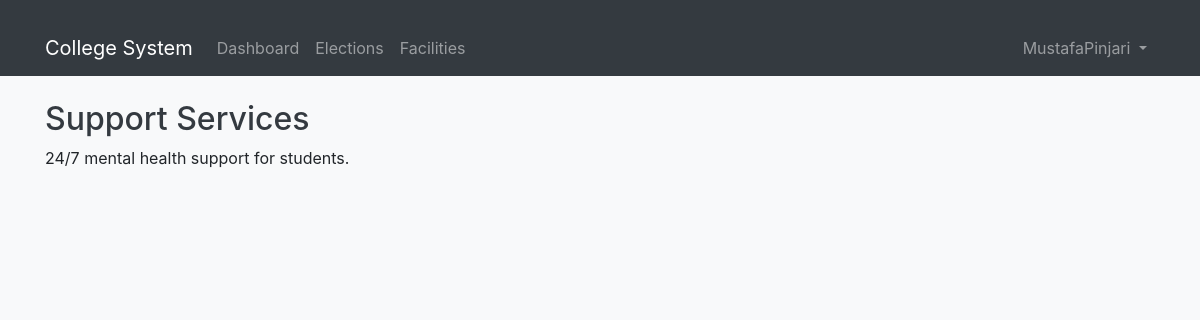
/facilities/support-services/ (signed in), run on the app's committed database.
### accounts/models.py (models this page shows, shortened)
class User(AbstractUser):
    ROLES = (
        ('student', 'Student'),
        ('faculty', 'Faculty'),
        ('admin', 'Administrator'),
        ('staff', 'Staff')  # Added staff role
    )
    DEPARTMENTS = (
        ('cs', 'Computer Science'),
        ('it', 'Information Technology'),
        ('ec', 'Electronics & Communication'),
        ('me', 'Mechanical Engineering'),
        ('ce', 'Civil Engineering'),
        ('admin', 'Administration')
    )
    role = models.CharField(max_length=20, choices=ROLES)
    department = models.CharField(max_length=100, choices=DEPARTMENTS)
    student_id = models.CharField(max_length=20, blank=True, null=True)
    phone = models.CharField(max_length=15)
    profile_picture = models.ImageField(upload_to='profile_pics/', blank=True, null=True)
    bio = models.TextField(max_length=500, blank=True)
    date_of_birth = models.DateField(null=True, blank=True)
    address = models.TextField(blank=True)
    emergency_contact = models.CharField(max_length=15, blank=True)
    linkedin_profile = models.URLField(max_length=200, blank=True)
    github_profile = models.URLField(max_length=200, blank=True)
    groups = models.ManyToManyField(
        'auth.Group',
        related_name='custom_user_set',
        blank=True,
        help_text='The groups this user belongs to.',
        verbose_name='groups',
    )
    user_permissions = models.ManyToManyField(
        'auth.Permission',
        related_name='custom_user_set',
        blank=True,
        help_text='Specific permissions for this user.',
        verbose_name='user permissions',
    )
    health_requests = models.TextField(blank=True)  # Field to store health requests
    leave_requests = models.TextField(blank=True)    # Field to store leave requests
    class Meta:
        permissions = [
            ("can_view_dashboard", "Can view dashboard"),
            ("can_manage_elections", "Can manage elections"),
            ("can_manage_facilities", "Can manage facilities"),
            ("can_handle_complaints", "Can handle complaints"),
        ]

### facilities/models.py (models this page shows, shortened)
class SupportService(models.Model):
    description = models.TextField()

### facilities/views.py (the view)
# urls.py: path('support-services/', views.support_services, name='support_services'),
@login_required
def support_services(request):
    services = SupportService.objects.all()
    return render(request, 'facilities/support_services.html', {'services': services})

### facilities/templates/facilities/support_services.html (shortened to what this page needs)
{% extends 'base.html' %}
{% block content %}
<h2>Support Services</h2>
{% for service in services %}
    <p>{{ service.description }}</p>
{% endfor %}
{% endblock %}

### templates/base.html (shortened to what this page needs)
{% load static %}
<!DOCTYPE html>
<html lang="en">
<head>
    <link href="https://cdn.jsdelivr.net/npm/bootstrap@5.1.3/dist/css/bootstrap.min.css" rel="stylesheet">
    <link href="https://stackpath.bootstrapcdn.com/bootstrap/4.5.2/css/bootstrap.min.css" rel="stylesheet">
    <link rel="stylesheet" href="{% static 'css/styles.css' %}">
    <link rel="stylesheet" href="https://cdnjs.cloudflare.com/ajax/libs/font-awesome/6.0.0-beta3/css/all.min.css">
    <link rel="stylesheet" href="https://cdnjs.cloudflare.com/ajax/libs/sweetalert/1.1.3/sweetalert.min.css">
</head>
<body>
    <nav class="navbar navbar-expand-lg navbar-dark bg-dark">
        <div class="container">
            <a class="navbar-brand" href="{% url 'accounts:dashboard' %}">College System</a>
            <div class="collapse navbar-collapse" id="navbarNav">
                {% if user.is_authenticated %}
                    <ul class="navbar-nav me-auto">
                        <li class="nav-item">
                            <a class="nav-link" href="{% url 'accounts:dashboard' %}">Dashboard</a>
                        </li>
                        <li class="nav-item">
                            <a class="nav-link" href="{% url 'elections:list' %}">Elections</a>
                        </li>
                        <li class="nav-item">
                            <a class="nav-link" href="{% url 'facilities:facility_list' %}">Facilities</a>
                        </li>
                    </ul>
                    <ul class="navbar-nav">
                        <li class="nav-item dropdown">
                            <a class="nav-link dropdown-toggle" href="#" id="navbarDropdown" role="button" data-bs-toggle="dropdown">
                                {{ user.get_full_name|default:user.username }}
                            </a>
                        </li>
                    </ul>
                {% endif %}
            </div>
        </div>
    </nav>
    <div class="container mt-4">
        {% block content %}{% endblock %}
    </div>
</body>
</html>

### static/css/styles.css (style rules this page uses)
body { background-color: #f8f9fa; }
h2, h3 { color: #343a40; }
.container { margin-top: 20px; }

### data on the page
User: get_full_name "MustafaPinjari"
SupportService: description "24/7 mental health support for students."
